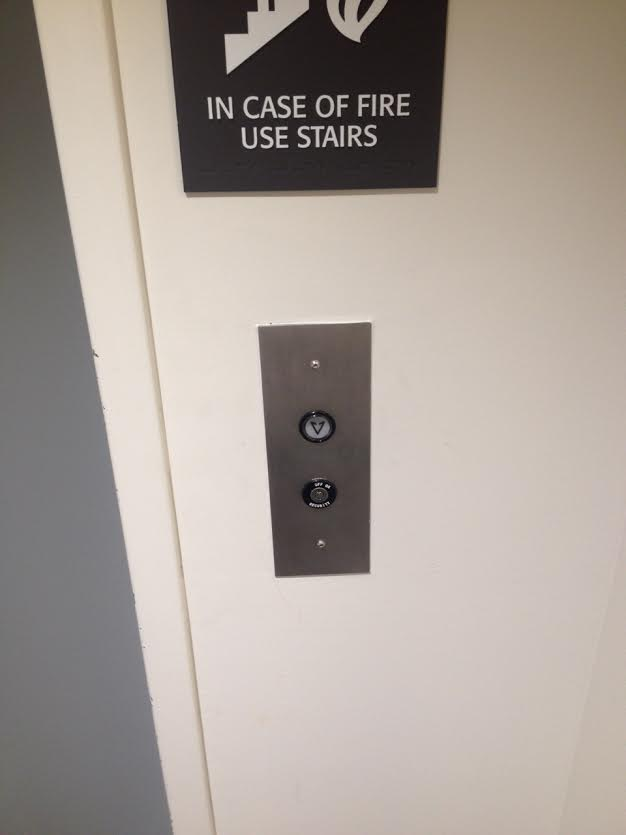
#> input picture computer_vision/elevator.jpeg, 626 x 835 px
$ python line_detector.py elevator.jpeg   (Python 2 division)
#> lines starting #> are read from the running program, lines starting #| are printed output that depends on the picture; after the words box and inside, x2 and y2 are one past the last pixel; in counts of white or black regions, pixels touching at a corner belong together
# Cappy Pitts
# This program detects lines in images

import cv2
import numpy
import sys

# Code is adapted from the OpenCV docs on HoughLines and Canny

# Use this function to draw the lines-converts the output of hough lines from
# polar coordinates to line segments
def polarToSegment(rho, theta):
    a = numpy.cos(theta)
    b = numpy.sin(theta)
    tangent = numpy.array([-b,a])
    pt0 = rho*numpy.array([a,b])
    pt1 = tuple(map(int, pt0 - 1000*tangent))
    pt2 = tuple(map(int, pt0 + 1000*tangent))
    return pt1, pt2

# Read in image and make copy
if len(sys.argv) < 2:
    print 'usage:', sys.argv[0], \
            'filename'

    sys.exit(1)

filein = sys.argv[1]
src = cv2.imread(filein)
#> src is the input picture: shape (835, 626, 3); mean B, G, R 153.1, 159.9, 169.1
srcp = src.copy()

# Get height and width
h = srcp.shape[0]
#> h = 835
w = srcp.shape[1]
#> w = 626

# Make empty image
color_dst = numpy.empty((h,w), 'uint8')

# Use canny edge detector for line detection
lowThresh = 85
ratio = 2.8
kernel_size = 3
edges = cv2.Canny(srcp, lowThresh, lowThresh*ratio, kernel_size)
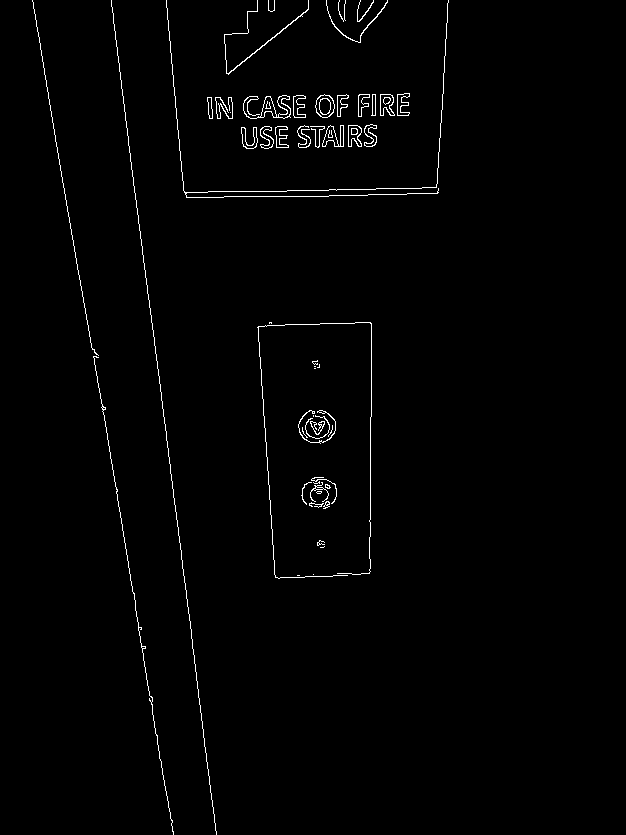
#> edges: shape (835, 626); 1.2% white in thin lines or dots, all inside (x1, y1, x2, y2) = (32, 0, 449, 835)

# Convert picture to gray scale
cv2.cvtColor(srcp, cv2.COLOR_RGB2GRAY, color_dst)

# Use cv2 HoughLines method to detect lines and draw them using the
# polarToSegment method created above

lines = cv2.HoughLines(edges, .9, 3.14/120, 100)
#> lines = [[-108, 3.01], [-36.9, 2.98], [369.9, 0], [-32.4, 2.98], [204.3, 1.54], [-104.4, 3.01], [198, 1.54], [196.2, 1.57]]
lines = lines[0]
#> lines = [[-108, 3.01]]

for i in range(len(lines)):
    pt1, pt2 = polarToSegment(lines[i][0],lines[i][1])
    cv2.line(src, pt1, pt2,(255,0,0))
#> this loop made 1 pass
#> (a in polarToSegment, b in polarToSegment, tangent in polarToSegment, pt0 in polarToSegment, pt1, pt2) on pass 1: (-0.991, 0.132, [-0.132, -0.991], [107.1, -14.26], (239, 976), (-24, -1005))
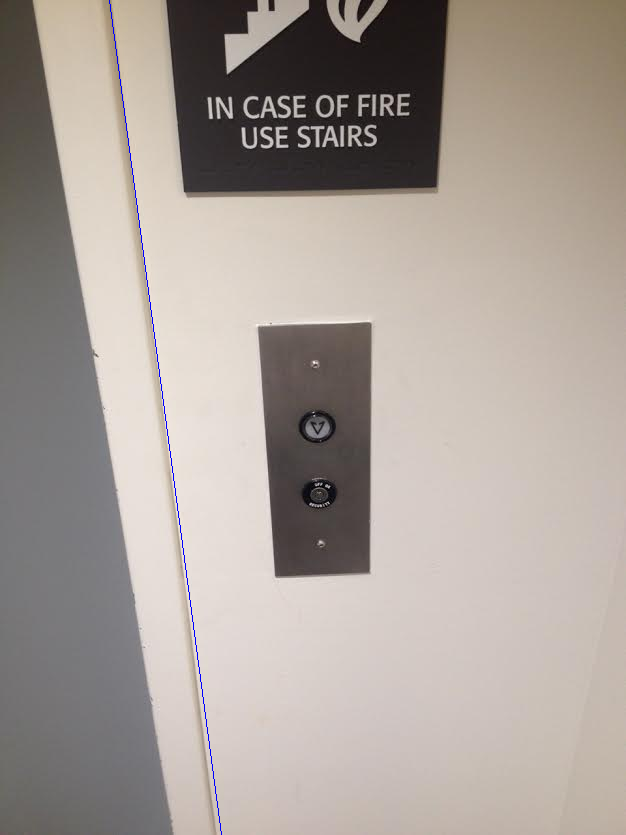
#> src: shape (835, 626, 3); 0.16% of pixels changed, all inside (x1, y1, x2, y2) = (109, 0, 222, 835)

# Display picture with lines over it
cv2.imshow('lines', src)
cv2.waitKey()
